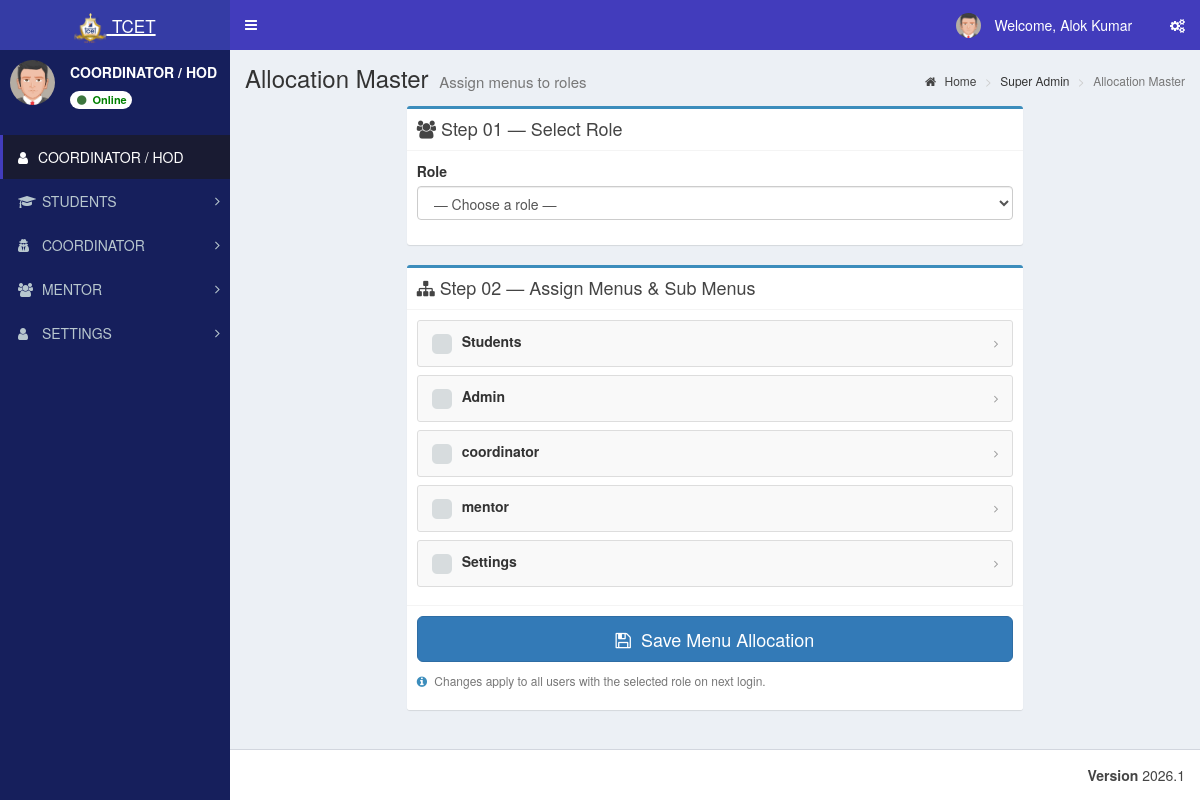
Page /admin/allocation_master.php (signed in) on the committed database.
### tables this page shows
CREATE TABLE `st_role_master` (
  `role_id` int(11) NOT NULL,
  `role_name` varchar(100) NOT NULL
);

CREATE TABLE `st_login` (
  `login_id` int(11) NOT NULL,
  `username` varchar(200) NOT NULL,
  `password` varchar(255) NOT NULL,
  `user_id` int(11) NOT NULL,
  `created_at` timestamp NOT NULL DEFAULT current_timestamp()
);

CREATE TABLE `st_user_master` (
  `user_id` int(11) NOT NULL,
  `user_name` varchar(150) NOT NULL,
  `email_id` varchar(200) NOT NULL,
  `phone_number` varchar(15) DEFAULT NULL,
  `department_id` int(11) NOT NULL,
  `role_id` int(11) NOT NULL,
  `student_id` int(11) NOT NULL,
  `is_first_login` tinyint(1) DEFAULT 1
);

CREATE TABLE `st_menu_master` (
  `menu_id` int(11) NOT NULL,
  `menu_name` varchar(100) NOT NULL,
  `menu_icon` varchar(100) NOT NULL DEFAULT 'fa fa-folder'
);

### database/db_connect.php (called while the page is built, shortened)
<?php
class DBController
{
    public $host = "localhost";
    public $user = "root";
    public $password = "";
    public $database = "tcet_st";
   public $conn;
    function __construct()
    {
        $this->conn = $this->connectDB();
    }
    function connectDB()
    {
      $conn = @mysqli_connect($this->host,$this->user,$this->password,$this->database);
      return $conn;
    }
    public function runQuery($query) {
    $result = mysqli_query($this->conn, $query);
    $resultset = [];
    while ($row = mysqli_fetch_assoc($result)) {
        $resultset[] = $row;
    }
    return $resultset;
}
}
?>

### admin/allocation_master.php (the view, shortened to what this page needs)
<?php
include "header/header.php";
include_once("../database/db_connect.php");
require_once '../database/db_connect.php';
$db = new DBController();
$all_menus = $db->runQuery("SELECT * FROM st_menu_master ORDER BY menu_id") ?? [];
$all_subs  = [];
$subs_raw  = $db->runQuery("SELECT * FROM st_sub_menu_master ORDER BY menu_id, sub_menu_id") ?? [];
foreach ($subs_raw as $sub) {
    $all_subs[$sub['menu_id']][] = $sub;
}
?>
<!DOCTYPE html>
<html lang="en">
<head>
  <link rel="stylesheet" href="bootstrap/css/bootstrap.min.css">
  <link rel="stylesheet" href="https://cdnjs.cloudflare.com/ajax/libs/font-awesome/4.5.0/css/font-awesome.min.css">
  <link rel="stylesheet" href="https://cdnjs.cloudflare.com/ajax/libs/ionicons/2.0.1/css/ionicons.min.css">
  <link rel="stylesheet" href="dist/css/AdminLTE.min.css">
  <link rel="stylesheet" href="dist/css/skins/_all-skins.min.css">
  <link rel="stylesheet" href="plugins/iCheck/flat/blue.css">
</head>
<body class="skin-blue sidebar-mini">
<div class="wrapper">
  <div class="content-wrapper">
    <section class="content-header">
      <h1>Allocation Master <small>Assign menus to roles</small></h1>
      <ol class="breadcrumb">
        <li><a href="#"><i class="fa fa-home"></i> Home</a></li>
        <li>Super Admin</li>
        <li class="active">Allocation Master</li>
      </ol>
    </section>
    <section class="content">
      <form method="POST" action="">
        <div class="row">
          <div class="col-md-8 col-md-offset-2">
            <div class="box box-primary">
              <div class="box-header with-border">
                <h3 class="box-title"><i class="fa fa-users"></i> Step 01 — Select Role</h3>
              </div>
              <div class="box-body">
                <div class="form-group">
                  <label for="role_select">Role</label>
                  <select name="role_id" id="role_select" class="form-control" required>
                    <option value="">— Choose a role —</option>
                  </select>
                </div>
              </div>
            </div>
            <div class="box box-primary" id="menu-container">
              <div class="box-header with-border">
                <h3 class="box-title"><i class="fa fa-sitemap"></i> Step 02 — Assign Menus &amp; Sub Menus</h3>
              </div>
              <div class="box-body">
                <ul class="menu-tree">
                  <?php foreach ($all_menus as $menu): ?>
                    <?php $mid = $menu['menu_id']; ?>
                    <li class="tree-item" id="tree_item_<?= $mid ?>">
                      <div class="tree-header">
                        <label class="menu-label" for="menu_<?= $mid ?>">
                          <?= htmlspecialchars($menu['menu_name']) ?>
                        </label>
                        <?php if (!empty($all_subs[$mid])): ?>
                          <i class="fa fa-angle-right tree-toggle" id="arrow_<?= $mid ?>"></i>
                        <?php endif; ?>
                      </div>
                    </li>
                  <?php endforeach; ?>
                </ul>
              </div>
              <div class="box-footer">
                <button type="submit" class="btn btn-primary btn-lg btn-block">
                  <i class="fa fa-save"></i> &nbsp;Save Menu Allocation
                </button>
                <p class="alloc-info">
                  <i class="fa fa-info-circle"></i>
                  Changes apply to all users with the selected role on next login.
                </p>
              </div>
            </div>
          </div>
        </div>
      </form>
    </section>
  </div>
</div>
</body>
</html>
 <?php include "header/footer.php" ?>

### admin/header/header.php (shortened to what this page needs)
<?php
include_once("../database/db_connect.php");
$db_handle = new DBController();
$sessionLoginId = intval($_SESSION['user_login_id'] ?? $_SESSION['user_session'] ?? 0);
$username = '';
$userid = 0;
$usertype = 0;
$sql = "SELECT l.login_id, l.username, l.user_id, u.role_id, u.user_name, r.role_name
	    FROM st_login l
	    LEFT JOIN st_user_master u ON u.user_id = l.user_id
	    LEFT JOIN st_role_master r ON r.role_id = u.role_id
	    WHERE l.login_id='" . $sessionLoginId . "' LIMIT 1";
$result = mysqli_query($db_handle->conn, $sql);
if ($result && $result->num_rows > 0) {
	$row = $result->fetch_assoc();
	$username = $row['username'];
	$userid = intval($row['user_id']);
	$usertype = intval($row['role_id']);
}
$name = $username;
$profileSql = "SELECT COALESCE(NULLIF(TRIM(u.user_name), ''), l.username) AS user_name
			   FROM st_login l
			   LEFT JOIN st_user_master u ON u.user_id = l.user_id
			   WHERE l.user_id = $userid LIMIT 1";
$profileResult = mysqli_query($db_handle->conn, $profileSql);
if ($profileResult && ($profileRow = mysqli_fetch_assoc($profileResult))) {
	$profileName = trim((string)($profileRow['user_name'] ?? ''));
	if ($profileName !== '') {
		$name = $profileName;
	}
}
$sql = "SELECT role_name FROM st_role_master WHERE role_id = ? LIMIT 1";
$stmt = mysqli_prepare($db_handle->conn, $sql);
if ($stmt) {
	mysqli_stmt_bind_param($stmt, 'i', $usertype);
	mysqli_stmt_execute($stmt);
	$result = mysqli_stmt_get_result($stmt);
	if ($row = mysqli_fetch_assoc($result)) {
		$role_name = $row['role_name'];
	}
}
$dashboardRoute = ($usertype === 5) ? 'student_dashboard.php' : 'index.php';
?>
<!DOCTYPE html>
<html>
<head>
	<link rel="stylesheet" href="bootstrap/css/bootstrap.min.css">
	<link rel="stylesheet" href="https://cdnjs.cloudflare.com/ajax/libs/font-awesome/4.5.0/css/font-awesome.min.css">
	<link rel="stylesheet" href="https://cdnjs.cloudflare.com/ajax/libs/ionicons/2.0.1/css/ionicons.min.css">
	<link rel="stylesheet" href="dist/css/AdminLTE.min.css">
	<link rel="stylesheet" href="dist/css/skins/_all-skins.min.css">
	<link rel="stylesheet" href="plugins/iCheck/flat/blue.css">
	<link rel="stylesheet" href="plugins/morris/morris.css">
	<link rel="stylesheet" href="plugins/jvectormap/jquery-jvectormap-1.2.2.css">
	<link rel="stylesheet" href="plugins/datepicker/datepicker3.css">
	<link rel="stylesheet" href="plugins/daterangepicker/daterangepicker.css">
	<link rel="stylesheet" href="plugins/bootstrap-wysihtml5/bootstrap3-wysihtml5.min.css">
</head>
<body class="hold-transition skin-blue sidebar-mini main-content-responsive">
	<div class="wrapper">
		<header class="main-header">
			<a href="<?php echo $dashboardRoute; ?>" class="logo">
				<span class="logo-lg"><img src="images/booklogo.webp" class="py-2" height="40px" /> <small>TCET</small></span>
			</a>
			<nav class="navbar navbar-static-top">
				<a href="#" class="sidebar-toggle" data-toggle="offcanvas" role="button">
				</a>
				<div class="navbar-custom-menu">
					<ul class="nav navbar-nav">
						<li class="dropdown user user-menu">
							<a href="#" class="dropdown-toggle" data-toggle="dropdown">
								<img src="dist/img/user2-160x160.jpg" class="user-image" alt="User Image">
								<span class="hidden-xs">&nbsp;Welcome, <?php echo $name; ?> &nbsp;</span>
							</a>
						</li>
						<li>
							<a href="#" data-toggle="control-sidebar"><i class="fa fa-gears"></i></a>
						</li>
					</ul>
				</div>
			</nav>
		</header>
		<aside class="main-sidebar">
			<section class="sidebar">
				<div class="user-panel">
					<div class="pull-left image">
						<img src="dist/img/user2-160x160.jpg" class="img-circle" alt="User Image">
					</div>
					<div class="pull-left info">
						<p><span><?php echo htmlspecialchars($role_name); ?></span></p>
						<a class="badge" href="#" style="background:white; color: green;">
							<i class="fa fa-circle text-success"></i> Online
						</a>
					</div>
				</div>
				<br />
				<?php include "side_menu.php"; ?>
		</aside>

### admin/header/side_menu.php (shortened to what this page needs)
<?php
function sidebar_has_column($conn, $table, $column)
{
	$escapedColumn = mysqli_real_escape_string($conn, $column);
	$result = mysqli_query($conn, "SHOW COLUMNS FROM $table LIKE '$escapedColumn'");
	$exists = ($result && mysqli_num_rows($result) > 0);
	return $exists;
}
$menuHasIconColumn = sidebar_has_column($db_handle->conn, 'st_menu_master', 'menu_icon');
$subMenuHasIconColumn = sidebar_has_column($db_handle->conn, 'st_sub_menu_master', 'sub_menu_icon');
$subMenuHasRouteColumn = sidebar_has_column($db_handle->conn, 'st_sub_menu_master', 'sub_menu_route');
$menuTree = array();
$menuIconSelect = $menuHasIconColumn
	? "COALESCE(NULLIF(TRIM(m.menu_icon), ''), 'fa fa-folder') AS menu_icon"
	: "'fa fa-folder' AS menu_icon";
$subMenuRouteSelect = $subMenuHasRouteColumn
	? "COALESCE(NULLIF(TRIM(sm.sub_menu_route), ''), '#') AS sub_menu_route"
	: "'#' AS sub_menu_route";
$subMenuIconSelect = $subMenuHasIconColumn
	? "COALESCE(NULLIF(TRIM(sm.sub_menu_icon), ''), 'fa fa-angle-double-right') AS sub_menu_icon"
	: "'fa fa-angle-double-right' AS sub_menu_icon";
$menuSql = "SELECT m.menu_id, m.menu_name, $menuIconSelect
			FROM st_menu_master m
			WHERE (
				EXISTS (
					SELECT 1
					FROM st_menu_allocation_master mar
					WHERE mar.menu_id = m.menu_id
					  AND mar.role_id = ?
					  AND mar.sub_menu_id IS NULL
				)
				OR EXISTS (
					SELECT 1
					FROM st_menu_allocation_master maa
					WHERE maa.menu_id = m.menu_id
					  AND maa.role_id = ?
					  AND maa.sub_menu_id IS NOT NULL
				)
			)
			ORDER BY m.menu_id";
$menuStmt = mysqli_prepare($db_handle->conn, $menuSql);
if ($menuStmt) {
	mysqli_stmt_bind_param($menuStmt, 'ii', $usertype, $usertype);
	mysqli_stmt_execute($menuStmt);
	$menuResult = mysqli_stmt_get_result($menuStmt);
	while ($menuRow = mysqli_fetch_assoc($menuResult)) {
		$menuId = (int) $menuRow['menu_id'];
		$menuTree[$menuId] = array(
			'menu_name' => $menuRow['menu_name'],
			'menu_icon' => $menuRow['menu_icon'],
			'submenus' => array()
		);
		$subSql = "SELECT sm.sub_menu_id, sm.sub_menu_name, $subMenuRouteSelect, $subMenuIconSelect
				   FROM st_sub_menu_master sm
				   WHERE sm.menu_id = ?
				   AND (
					   EXISTS (
						   SELECT 1
						   FROM st_menu_allocation_master mar
						   WHERE mar.sub_menu_id = sm.sub_menu_id
							 AND mar.role_id = ?
					   )
				   )
				   ORDER BY sm.sort_order ASC, sm.sub_menu_id ASC";
		$subStmt = mysqli_prepare($db_handle->conn, $subSql);
		if ($subStmt) {
			mysqli_stmt_bind_param($subStmt, 'ii', $menuId, $usertype);
			mysqli_stmt_execute($subStmt);
			$subResult = mysqli_stmt_get_result($subStmt);
			while ($subRow = mysqli_fetch_assoc($subResult)) {
				$menuTree[$menuId]['submenus'][] = $subRow;
			}
		}
	}
}
?>
<ul class="sidebar-menu" id="sidebar-dynamic-menu">
<?php
$sidebarHomeRoute = ((int) ($usertype ?? 0) === 5) ? 'student_dashboard.php' : 'index.php';
$sidebarHomeLabel = ((int) ($usertype ?? 0) === 5) ? 'DASHBOARD' : strtoupper((string) ($role_name ?? 'Dashboard'));
$sidebarHomeIcon = ((int) ($usertype ?? 0) === 5) ? 'fa fa-dashboard' : 'fa fa-user';
?>
<li class="active"><a href="<?php echo htmlspecialchars($sidebarHomeRoute); ?>"><i class="<?php echo htmlspecialchars($sidebarHomeIcon); ?>"></i><span><?php echo htmlspecialchars($sidebarHomeLabel); ?></span></a></li>
<?php foreach ($menuTree as $menuId => $menuData) {
	$menuName = trim((string) $menuData['menu_name']);
	$menuIcon = trim((string) $menuData['menu_icon']);
?>
<li class="treeview" data-menu-id="<?php echo $menuId; ?>" id="sidebar-menu-<?php echo $menuId; ?>">
<a href="#">
<i class="<?php echo htmlspecialchars($menuIcon); ?>" aria-hidden="true"></i> <span><?php echo strtoupper(htmlspecialchars($menuName)); ?></span>
<span class="pull-right-container">
<i class="fa fa-angle-right pull-right"></i>
</span>
</a>
</li>
<?php } ?>
</ul>
</section>

### admin/header/header.php (style rules this page uses)
.main-content-responsive .box, .main-content-responsive .small-box, .main-content-responsive .info-box { max-width: 100%; }
.main-content-responsive .box-body, .main-content-responsive .table-responsive { overflow-x: auto; }
.main-content-responsive .main-header .logo img { height: 32px !important; width: auto !important; max-width: none; object-fit: contain; }

### admin/allocation_master.php (style rules this page uses)
.menu-tree { list-style: none; padding: 0; margin: 0; }
.menu-tree .tree-item { border: 1px solid #ddd; border-radius: 3px; margin-bottom: 8px; background: #f9f9f9; transition: border-color .15s; }
.tree-header { padding: 10px 14px; display: flex; align-items: center; gap: 10px; cursor: pointer; user-select: none; }
.tree-header .menu-label { font-size: 14px; font-weight: 700; flex: 1; color: #333; }
.tree-toggle { font-size: 12px; color: #999; transition: transform .2s; }
.alloc-info { font-size: 12px; color: #777; margin-top: 10px; }
.alloc-info i { color: #3c8dbc; margin-right: 4px; }

### rows in the picture
st_role_master: role_name "COORDINATOR / HOD"
st_login: user.role_name "COORDINATOR / HOD"
st_menu_master: menu_name "STUDENTS", menu_name "Students"
st_menu_master: menu_name "COORDINATOR", menu_name "coordinator"
st_menu_master: menu_name "MENTOR", menu_name "mentor"
st_menu_master: menu_name "SETTINGS", menu_name "Settings"
st_menu_master: menu_name "Admin"

### other values in the picture
$name "Alok Kumar"
